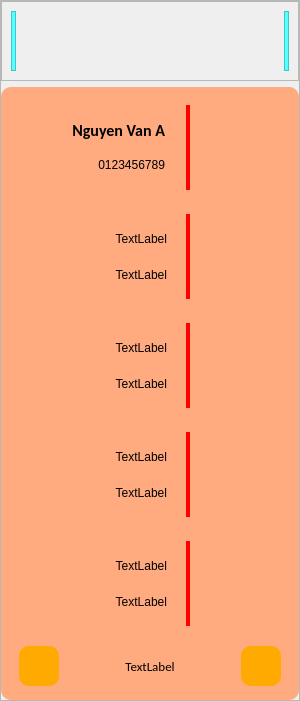
     <widget class="QFrame" name="right_container">
      <property name="minimumSize">
       <size>
        <width>300</width>
        <height>0</height>
       </size>
      </property>
      <property name="frameShape">
       <enum>QFrame::StyledPanel</enum>
      </property>
      <property name="frameShadow">
       <enum>QFrame::Raised</enum>
      </property>
      <layout class="QVBoxLayout" name="verticalLayout_2">
       <property name="leftMargin">
        <number>0</number>
       </property>
       <property name="topMargin">
        <number>0</number>
       </property>
       <property name="rightMargin">
        <number>0</number>
       </property>
       <property name="bottomMargin">
        <number>0</number>
       </property>
       <item>
        <widget class="QFrame" name="frame">
         <property name="sizePolicy">
          <sizepolicy hsizetype="Preferred" vsizetype="Maximum">
           <horstretch>0</horstretch>
           <verstretch>0</verstretch>
          </sizepolicy>
         </property>
         <property name="minimumSize">
          <size>
           <width>0</width>
           <height>80</height>
          </size>
         </property>
         <property name="frameShape">
          <enum>QFrame::StyledPanel</enum>
         </property>
         <property name="frameShadow">
          <enum>QFrame::Raised</enum>
         </property>
         <layout class="QHBoxLayout" name="horizontalLayout_5">
          <item>
           <widget class="QFrame" name="frame_2">
            <property name="sizePolicy">
             <sizepolicy hsizetype="Maximum" vsizetype="Preferred">
              <horstretch>0</horstretch>
              <verstretch>0</verstretch>
             </sizepolicy>
            </property>
            <property name="minimumSize">
             <size>
              <width>5</width>
              <height>0</height>
             </size>
            </property>
            <property name="styleSheet">
             <string notr="true">background-color: rgb(85, 255, 255);</string>
            </property>
            <property name="frameShape">
             <enum>QFrame::StyledPanel</enum>
            </property>
            <property name="frameShadow">
             <enum>QFrame::Raised</enum>
            </property>
           </widget>
          </item>
          <item>
           <widget class="QLabel" name="contact_icon">
            <property name="styleSheet">
             <string notr="true">font: 14pt &quot;Calibri&quot;;</string>
            </property>
            <property name="text">
             <string/>
            </property>
            <property name="pixmap">
             <pixmap resource="icons.qrc">:/icons/icons/address-book.svg</pixmap>
            </property>
            <property name="alignment">
             <set>Qt::AlignCenter</set>
            </property>
           </widget>
          </item>
          <item>
           <widget class="QFrame" name="frame_3">
            <property name="sizePolicy">
             <sizepolicy hsizetype="Maximum" vsizetype="Preferred">
              <horstretch>0</horstretch>
              <verstretch>0</verstretch>
             </sizepolicy>
            </property>
            <property name="minimumSize">
             <size>
              <width>5</width>
              <height>0</height>
             </size>
            </property>
            <property name="styleSheet">
             <string notr="true">background-color: rgb(85, 255, 255);</string>
            </property>
            <property name="frameShape">
             <enum>QFrame::StyledPanel</enum>
            </property>
            <property name="frameShadow">
             <enum>QFrame::Raised</enum>
            </property>
           </widget>
          </item>
         </layout>
        </widget>
       </item>
       <item>
        <widget class="QFrame" name="list_container">
         <property name="styleSheet">
          <string notr="true">background-color: rgb(255, 170, 127); 
border-radius:10px;
</string>
         </property>
         <property name="frameShape">
          <enum>QFrame::StyledPanel</enum>
         </property>
         <property name="frameShadow">
          <enum>QFrame::Raised</enum>
         </property>
         <layout class="QVBoxLayout" name="verticalLayout_6">
          <item>
           <widget class="QFrame" name="frame_13">
            <property name="frameShape">
             <enum>QFrame::StyledPanel</enum>
            </property>
            <property name="frameShadow">
             <enum>QFrame::Raised</enum>
            </property>
            <layout class="QHBoxLayout" name="horizontalLayout_10">
             <item>
              <widget class="QFrame" name="frame_20">
               <property name="styleSheet">
                <string notr="true">border-right: 4px solid red; border-radius: 0px</string>
               </property>
               <property name="frameShape">
                <enum>QFrame::StyledPanel</enum>
               </property>
               <property name="frameShadow">
                <enum>QFrame::Raised</enum>
               </property>
               <layout class="QVBoxLayout" name="verticalLayout_7">
                <property name="leftMargin">
                 <number>11</number>
                </property>
                <property name="topMargin">
                 <number>11</number>
                </property>
                <property name="rightMargin">
                 <number>11</number>
                </property>
                <property name="bottomMargin">
                 <number>11</number>
                </property>
                <item>
                 <widget class="QLabel" name="name1">
                  <property name="font">
                   <font>
                    <family>Calibri</family>
                    <pointsize>12</pointsize>
                    <weight>75</weight>
                    <italic>false</italic>
                    <bold>true</bold>
                   </font>
                  </property>
                  <property name="styleSheet">
                   <string notr="true">font: bold 12pt &quot;Calibri&quot;;
border-right:0px</string>
                  </property>
                  <property name="text">
                   <string>Nguyen Van A</string>
                  </property>
                  <property name="alignment">
                   <set>Qt::AlignRight|Qt::AlignTrailing|Qt::AlignVCenter</set>
                  </property>
                  <property name="indent">
                   <number>10</number>
                  </property>
                 </widget>
                </item>
                <item>
                 <widget class="QLabel" name="id1">
                  <property name="styleSheet">
                   <string notr="true">font: 10pt &quot;Calibri&quot;;
border-right: 0px</string>
                  </property>
                  <property name="text">
                   <string>0123456789</string>
                  </property>
                  <property name="alignment">
                   <set>Qt::AlignRight|Qt::AlignTrailing|Qt::AlignVCenter</set>
                  </property>
                  <property name="indent">
                   <number>10</number>
                  </property>
                 </widget>
                </item>
               </layout>
              </widget>
             </item>
             <item>
              <widget class="QLabel" name="small_pic1">
               <property name="sizePolicy">
                <sizepolicy hsizetype="Maximum" vsizetype="Maximum">
                 <horstretch>0</horstretch>
                 <verstretch>0</verstretch>
                </sizepolicy>
               </property>
               <property name="minimumSize">
                <size>
                 <width>85</width>
                 <height>85</height>
                </size>
               </property>
               <property name="maximumSize">
                <size>
                 <width>85</width>
                 <height>85</height>
                </size>
               </property>
               <property name="styleSheet">
                <string notr="true"/>
               </property>
               <property name="text">
                <string/>
               </property>
               <property name="pixmap">
                <pixmap>images/maxresdefault.jpg</pixmap>
               </property>
               <property name="scaledContents">
                <bool>true</bool>
               </property>
              </widget>
             </item>
            </layout>
           </widget>
          </item>
          <item>
           <widget class="QFrame" name="frame_14">
            <property name="frameShape">
             <enum>QFrame::StyledPanel</enum>
            </property>
            <property name="frameShadow">
             <enum>QFrame::Raised</enum>
            </property>
            <layout class="QHBoxLayout" name="horizontalLayout_11">
             <item>
              <widget class="QFrame" name="frame_19">
               <property name="styleSheet">
                <string notr="true">border-right: 4px solid red; border-radius: 0px</string>
               </property>
               <property name="frameShape">
                <enum>QFrame::StyledPanel</enum>
               </property>
               <property name="frameShadow">
                <enum>QFrame::Raised</enum>
               </property>
               <layout class="QVBoxLayout" name="verticalLayout_8">
                <item>
                 <widget class="QLabel" name="name2">
                  <property name="styleSheet">
                   <string notr="true">font: bold 12pt &quot;Calibri&quot;;
border-right:0px</string>
                  </property>
                  <property name="text">
                   <string>TextLabel</string>
                  </property>
                  <property name="alignment">
                   <set>Qt::AlignRight|Qt::AlignTrailing|Qt::AlignVCenter</set>
                  </property>
                  <property name="indent">
                   <number>10</number>
                  </property>
                 </widget>
                </item>
                <item>
                 <widget class="QLabel" name="id2">
                  <property name="styleSheet">
                   <string notr="true">font: 10pt &quot;Calibri&quot;;
border-right: 0px</string>
                  </property>
                  <property name="text">
                   <string>TextLabel</string>
                  </property>
                  <property name="alignment">
                   <set>Qt::AlignRight|Qt::AlignTrailing|Qt::AlignVCenter</set>
                  </property>
                  <property name="indent">
                   <number>10</number>
                  </property>
                 </widget>
                </item>
               </layout>
              </widget>
             </item>
             <item>
              <widget class="QLabel" name="small_pic2">
               <property name="sizePolicy">
                <sizepolicy hsizetype="Maximum" vsizetype="Maximum">
                 <horstretch>0</horstretch>
                 <verstretch>0</verstretch>
                </sizepolicy>
               </property>
               <property name="minimumSize">
                <size>
                 <width>85</width>
                 <height>85</height>
                </size>
               </property>
               <property name="maximumSize">
                <size>
                 <width>85</width>
                 <height>81</height>
                </size>
               </property>
               <property name="text">
                <string/>
               </property>
               <property name="pixmap">
                <pixmap>images/maxresdefault.jpg</pixmap>
               </property>
               <property name="scaledContents">
                <bool>true</bool>
               </property>
              </widget>
             </item>
            </layout>
           </widget>
          </item>
          <item>
           <widget class="QFrame" name="frame_15">
            <property name="frameShape">
             <enum>QFrame::StyledPanel</enum>
            </property>
            <property name="frameShadow">
             <enum>QFrame::Raised</enum>
            </property>
            <layout class="QHBoxLayout" name="horizontalLayout_12">
             <item>
              <widget class="QFrame" name="frame_21">
               <property name="styleSheet">
                <string notr="true">border-right: 4px solid red; border-radius: 0px</string>
               </property>
               <property name="frameShape">
                <enum>QFrame::StyledPanel</enum>
               </property>
               <property name="frameShadow">
                <enum>QFrame::Raised</enum>
               </property>
               <layout class="QVBoxLayout" name="verticalLayout_9">
                <item>
                 <widget class="QLabel" name="name3">
                  <property name="styleSheet">
                   <string notr="true">font: bold 12pt &quot;Calibri&quot;;
border-right:0px</string>
                  </property>
                  <property name="text">
                   <string>TextLabel</string>
                  </property>
                  <property name="alignment">
                   <set>Qt::AlignRight|Qt::AlignTrailing|Qt::AlignVCenter</set>
                  </property>
                  <property name="indent">
                   <number>10</number>
                  </property>
                 </widget>
                </item>
                <item>
                 <widget class="QLabel" name="id3">
                  <property name="styleSheet">
                   <string notr="true">font:10pt &quot;Calibri&quot;;
border-right: 0px</string>
                  </property>
                  <property name="text">
                   <string>TextLabel</string>
                  </property>
                  <property name="alignment">
                   <set>Qt::AlignRight|Qt::AlignTrailing|Qt::AlignVCenter</set>
                  </property>
                  <property name="indent">
                   <number>10</number>
                  </property>
                 </widget>
                </item>
               </layout>
              </widget>
             </item>
             <item>
              <widget class="QLabel" name="small_pic3">
               <property name="sizePolicy">
                <sizepolicy hsizetype="Maximum" vsizetype="Maximum">
                 <horstretch>0</horstretch>
                 <verstretch>0</verstretch>
                </sizepolicy>
               </property>
               <property name="minimumSize">
                <size>
                 <width>85</width>
                 <height>85</height>
                </size>
               </property>
               <property name="maximumSize">
                <size>
                 <width>85</width>
                 <height>85</height>
                </size>
               </property>
               <property name="text">
                <string/>
               </property>
               <property name="pixmap">
                <pixmap>images/maxresdefault.jpg</pixmap>
               </property>
               <property name="scaledContents">
                <bool>true</bool>
               </property>
              </widget>
             </item>
            </layout>
           </widget>
          </item>
          <item>
           <widget class="QFrame" name="frame_16">
            <property name="frameShape">
             <enum>QFrame::StyledPanel</enum>
            </property>
            <property name="frameShadow">
             <enum>QFrame::Raised</enum>
            </property>
            <layout class="QHBoxLayout" name="horizontalLayout_13">
             <item>
              <widget class="QFrame" name="frame_22">
               <property name="styleSheet">
                <string notr="true">border-right: 4px solid red; border-radius: 0px</string>
               </property>
               <property name="frameShape">
                <enum>QFrame::StyledPanel</enum>
               </property>
               <property name="frameShadow">
                <enum>QFrame::Raised</enum>
               </property>
               <layout class="QVBoxLayout" name="verticalLayout_10">
                <item>
                 <widget class="QLabel" name="name4">
                  <property name="styleSheet">
                   <string notr="true">font: bold 12pt &quot;Calibri&quot;;
border-right:0px</string>
                  </property>
                  <property name="text">
                   <string>TextLabel</string>
                  </property>
                  <property name="alignment">
                   <set>Qt::AlignRight|Qt::AlignTrailing|Qt::AlignVCenter</set>
                  </property>
                  <property name="indent">
                   <number>10</number>
                  </property>
                 </widget>
                </item>
                <item>
                 <widget class="QLabel" name="id4">
                  <property name="styleSheet">
                   <string notr="true">font:10pt &quot;Calibri&quot;;
border-right: 0px</string>
                  </property>
                  <property name="text">
                   <string>TextLabel</string>
                  </property>
                  <property name="alignment">
                   <set>Qt::AlignRight|Qt::AlignTrailing|Qt::AlignVCenter</set>
                  </property>
                  <property name="indent">
                   <number>10</number>
                  </property>
                 </widget>
                </item>
               </layout>
              </widget>
             </item>
             <item>
              <widget class="QLabel" name="small_pic4">
               <property name="sizePolicy">
                <sizepolicy hsizetype="Maximum" vsizetype="Maximum">
                 <horstretch>0</horstretch>
                 <verstretch>0</verstretch>
                </sizepolicy>
               </property>
               <property name="minimumSize">
                <size>
                 <width>85</width>
                 <height>85</height>
                </size>
               </property>
               <property name="maximumSize">
                <size>
                 <width>85</width>
                 <height>85</height>
                </size>
               </property>
               <property name="text">
                <string/>
               </property>
               <property name="pixmap">
                <pixmap>images/maxresdefault.jpg</pixmap>
               </property>
               <property name="scaledContents">
                <bool>true</bool>
               </property>
              </widget>
             </item>
            </layout>
           </widget>
          </item>
          <item>
           <widget class="QFrame" name="frame_17">
            <property name="frameShape">
             <enum>QFrame::StyledPanel</enum>
            </property>
            <property name="frameShadow">
             <enum>QFrame::Raised</enum>
            </property>
            <layout class="QHBoxLayout" name="horizontalLayout_14">
             <item>
              <widget class="QFrame" name="frame_23">
               <property name="styleSheet">
                <string notr="true">border-right: 4px solid red; border-radius: 0px</string>
               </property>
               <property name="frameShape">
                <enum>QFrame::StyledPanel</enum>
               </property>
               <property name="frameShadow">
                <enum>QFrame::Raised</enum>
               </property>
               <layout class="QVBoxLayout" name="verticalLayout_11">
                <item>
                 <widget class="QLabel" name="name5">
                  <property name="styleSheet">
                   <string notr="true">font: bold 12pt &quot;Calibri&quot;;
border-right:0px</string>
                  </property>
                  <property name="text">
                   <string>TextLabel</string>
                  </property>
                  <property name="alignment">
                   <set>Qt::AlignRight|Qt::AlignTrailing|Qt::AlignVCenter</set>
                  </property>
                  <property name="indent">
                   <number>10</number>
                  </property>
                 </widget>
                </item>
                <item>
                 <widget class="QLabel" name="id5">
                  <property name="styleSheet">
                   <string notr="true">font: 10pt &quot;Calibri&quot;;
border-right: 0px</string>
                  </property>
                  <property name="text">
                   <string>TextLabel</string>
                  </property>
                  <property name="alignment">
                   <set>Qt::AlignRight|Qt::AlignTrailing|Qt::AlignVCenter</set>
                  </property>
                  <property name="indent">
                   <number>10</number>
                  </property>
                 </widget>
                </item>
               </layout>
              </widget>
             </item>
             <item>
              <widget class="QLabel" name="small_pic5">
               <property name="sizePolicy">
                <sizepolicy hsizetype="Maximum" vsizetype="Maximum">
                 <horstretch>0</horstretch>
                 <verstretch>0</verstretch>
                </sizepolicy>
               </property>
               <property name="minimumSize">
                <size>
                 <width>85</width>
                 <height>85</height>
                </size>
               </property>
               <property name="maximumSize">
                <size>
                 <width>85</width>
                 <height>85</height>
                </size>
               </property>
               <property name="text">
                <string/>
               </property>
               <property name="pixmap">
                <pixmap>images/maxresdefault.jpg</pixmap>
               </property>
               <property name="scaledContents">
                <bool>true</bool>
               </property>
              </widget>
             </item>
            </layout>
           </widget>
          </item>
          <item>
           <widget class="QFrame" name="frame_18">
            <property name="sizePolicy">
             <sizepolicy hsizetype="Preferred" vsizetype="Maximum">
              <horstretch>0</horstretch>
              <verstretch>0</verstretch>
             </sizepolicy>
            </property>
            <property name="minimumSize">
             <size>
              <width>0</width>
              <height>50</height>
             </size>
            </property>
            <property name="frameShape">
             <enum>QFrame::StyledPanel</enum>
            </property>
            <property name="frameShadow">
             <enum>QFrame::Raised</enum>
            </property>
            <layout class="QHBoxLayout" name="horizontalLayout_15">
             <property name="topMargin">
              <number>0</number>
             </property>
             <property name="bottomMargin">
              <number>0</number>
             </property>
             <item>
              <widget class="QPushButton" name="prev_page_button">
               <property name="sizePolicy">
                <sizepolicy hsizetype="Maximum" vsizetype="Maximum">
                 <horstretch>0</horstretch>
                 <verstretch>0</verstretch>
                </sizepolicy>
               </property>
               <property name="minimumSize">
                <size>
                 <width>40</width>
                 <height>40</height>
                </size>
               </property>
               <property name="styleSheet">
                <string notr="true">border-top-left-radius:10px;
border-bottom-left-radius:10px;
background-color: rgb(255, 170, 0)</string>
               </property>
               <property name="text">
                <string/>
               </property>
               <property name="icon">
                <iconset resource="icons.qrc">
                 <normaloff>:/icons/icons/arrow-narrow-left.svg</normaloff>:/icons/icons/arrow-narrow-left.svg</iconset>
               </property>
              </widget>
             </item>
             <item>
              <widget class="QLabel" name="current_page">
               <property name="font">
                <font>
                 <family>Calibri</family>
                 <pointsize>10</pointsize>
                 <weight>50</weight>
                 <italic>false</italic>
                 <bold>false</bold>
                </font>
               </property>
               <property name="styleSheet">
                <string notr="true">font: 10pt &quot;Calibri&quot;</string>
               </property>
               <property name="text">
                <string>TextLabel</string>
               </property>
               <property name="alignment">
                <set>Qt::AlignCenter</set>
               </property>
              </widget>
             </item>
             <item>
              <widget class="QPushButton" name="next_page_button">
               <property name="sizePolicy">
                <sizepolicy hsizetype="Maximum" vsizetype="Maximum">
                 <horstretch>0</horstretch>
                 <verstretch>0</verstretch>
                </sizepolicy>
               </property>
               <property name="minimumSize">
                <size>
                 <width>40</width>
                 <height>40</height>
                </size>
               </property>
               <property name="styleSheet">
                <string notr="true">border-top-right-radius: 10px;
border-bottom-right-radius:10px;
background-color:rgb(255, 170, 0)</string>
               </property>
               <property name="text">
                <string/>
               </property>
               <property name="icon">
                <iconset resource="icons.qrc">
                 <normaloff>:/icons/icons/arrow-narrow-right.svg</normaloff>:/icons/icons/arrow-narrow-right.svg</iconset>
               </property>
               <property name="iconSize">
                <size>
                 <width>20</width>
                 <height>20</height>
                </size>
               </property>
              </widget>
             </item>
            </layout>
           </widget>
          </item>
         </layout>
        </widget>
       </item>
      </layout>
     </widget>
